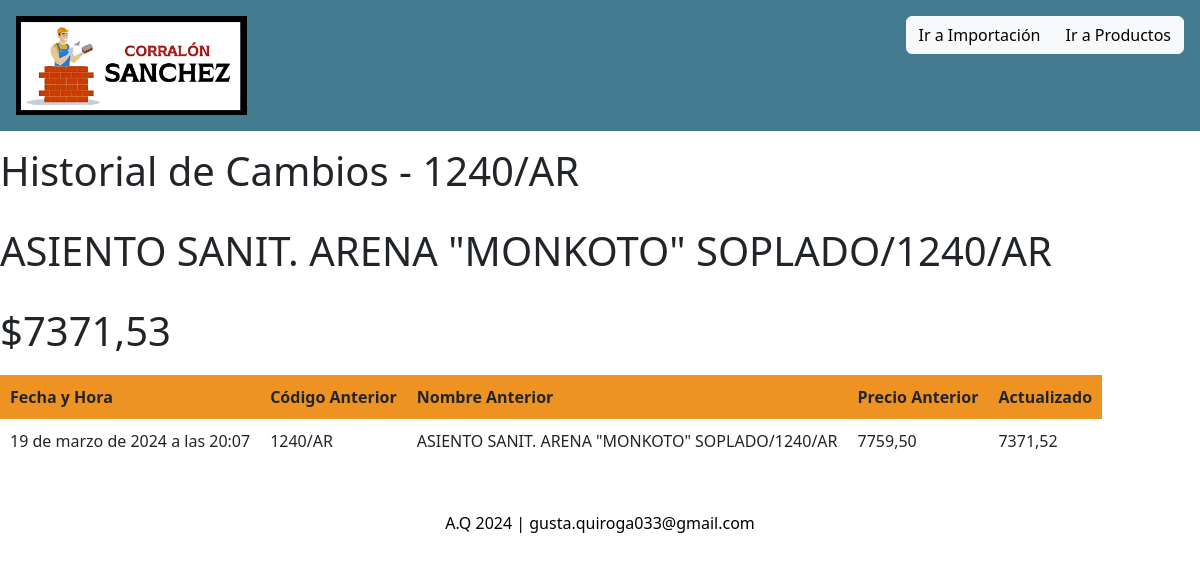
The app's page /ver_historial/110634/ with its own data.
### controlStock/models.py (models this page shows)
class Producto(models.Model):
    id_pd = models.AutoField(primary_key=True)
    cod = models.CharField(max_length=20)
    des = models.CharField(max_length=75, blank=False)
    stock = models.IntegerField(default=0)
    pre = models.FloatField(blank=False)
    aju = models.CharField(max_length=4, blank=False)
    ofe = models.CharField(max_length=4, blank=False)
    en_carrito = models.BooleanField(default=False)
    cantidad = models.IntegerField(default=0)
    subtotal = models.FloatField(default=0)
    def __str__(self):
        return f"{self.cod} {self.des} {self.pre} {self.aju} {self.ofe} {self.stock}"

class HistorialProducto(models.Model):
    producto = models.ForeignKey(Producto, on_delete=models.CASCADE)
    nombre_anterior = models.CharField(max_length=255)
    cod_anterior = models.CharField(max_length=255)
    id_anterior = models.CharField(max_length=255)
    precio_anterior = models.DecimalField(max_digits=10, decimal_places=2)
    precio_actualizado = models.DecimalField(max_digits=10, decimal_places=2)
    fecha_cambio = models.DateTimeField(default=timezone.now)
    def __str__(self):
        return f'Cambio de {self.producto} el {self.fecha_cambio}'

### controlStock/views.py (the view)
# urls.py: path('ver_historial/<int:id_pd>/', ver_historial_producto, name='ver_historial_producto'),
def ver_historial_producto(request, id_pd):
    producto = get_object_or_404(Producto, id_pd=id_pd)
    historial = HistorialProducto.objects.filter(producto=producto).order_by('-fecha_cambio')  # Ordena por fecha de cambio descendente
    print(historial)
    print(f'id_pd recibido: {id_pd}')
    return render(request, 'producto/historial_producto.html', {'producto': producto, 'historial': historial})

### controlStock/templates/producto/historial_producto.html (shortened to what this page needs)
{% extends "base.html" %}
{% block historial_content %}
  <h1>Historial de Cambios - {{ producto.cod }} </h1>
  <br>
  <h1> {{ producto.des }} </h1>
  <br>
  <h1>${{ producto.pre|floatformat:2 }}</h1>
  <table class="table-spaced">
    <thead>
      <tr>
        <th>Fecha y Hora</th>
        <th>Código Anterior</th>
        <th>Nombre Anterior</th>
        <th>Precio Anterior</th>
        <th>Actualizado </th>
      </tr>
    </thead>
    <tbody>
      {% for cambio in historial %}
        <tr>
          <td>{{ cambio.fecha_cambio }}</td>
          <td>{{ cambio.cod_anterior }}</td>
          <td>{{ cambio.nombre_anterior }}</td>
          <td>{{ cambio.precio_anterior }}</td>
          <td>{{ cambio.precio_actualizado }}</td>
        </tr>
      {% endfor %}
    </tbody>
  </table>
{% endblock %}

### controlStock/static/css/SCS.css (style rules this page uses)
.table-spaced { margin-top: 20px; margin-bottom: 20px; }
.table-spaced th, .table-spaced td { padding: 10px; }
body { min-height: 100vh; background-size: cover; background-position: center; }
th { text-align: center; vertical-align: middle; }
td { vertical-align: middle; }
body { background: whitesmoke; }
thead { background-color: #ee9322; }
h1, h2, h3, h4, h5 { font-family:'Segoe UI'; color: black; }
* { scrollbar-width: thin; scrollbar-color: #a76718 #FFFFFF; }

### controlStock/templates/producto/historial_producto.html (style rules this page uses)
.table-spaced { margin-top: 20px; margin-bottom: 20px; }
.table-spaced th, .table-spaced td { padding: 10px; }

### records on screen
Producto: cod "1240/AR", des "ASIENTO SANIT. ARENA \"MONKOTO\" SOPLADO/1240/AR", pre "7371,53"
HistorialProducto: fecha_cambio "19 de marzo de 2024 a las 20:07", cod_anterior "1240/AR", nombre_anterior "ASIENTO SANIT. ARENA \"MONKOTO\" SOPLADO/1240/AR", precio_anterior "7759,50", precio_actualizado "7371,52"
